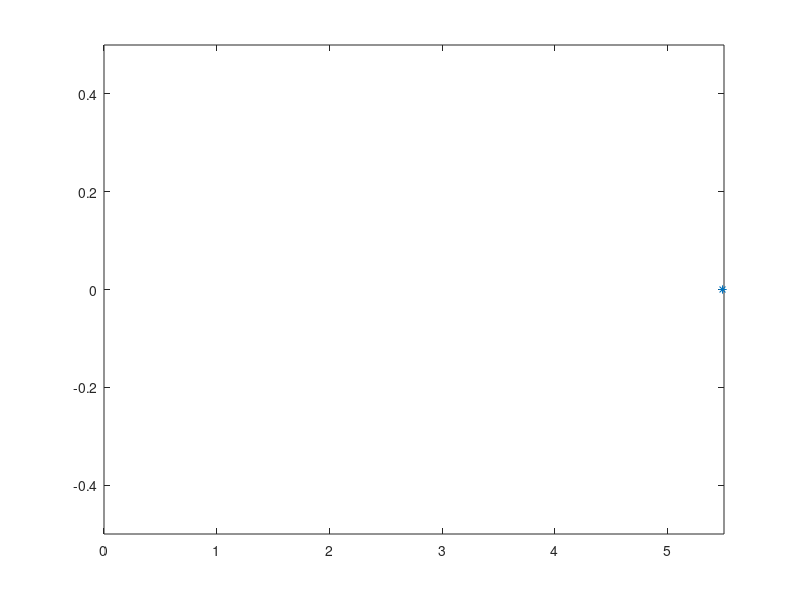

Write the MATLAB code that produced this figure.
% sine wave movement
t= 1:.1:10;
X = [.1,.2,.3,.4,.5];
Y = [0,0,0,0,0];

U = [];
V = [];

figure()
plot(X,Y);
for t = 1:.1:10
   U = abs(sin(t + X));
   X = X+U*.1;
   clf()
   plot(X, Y, '*');
   axis([0,5.5,-.5,.5]);
   pause(.01);
end











